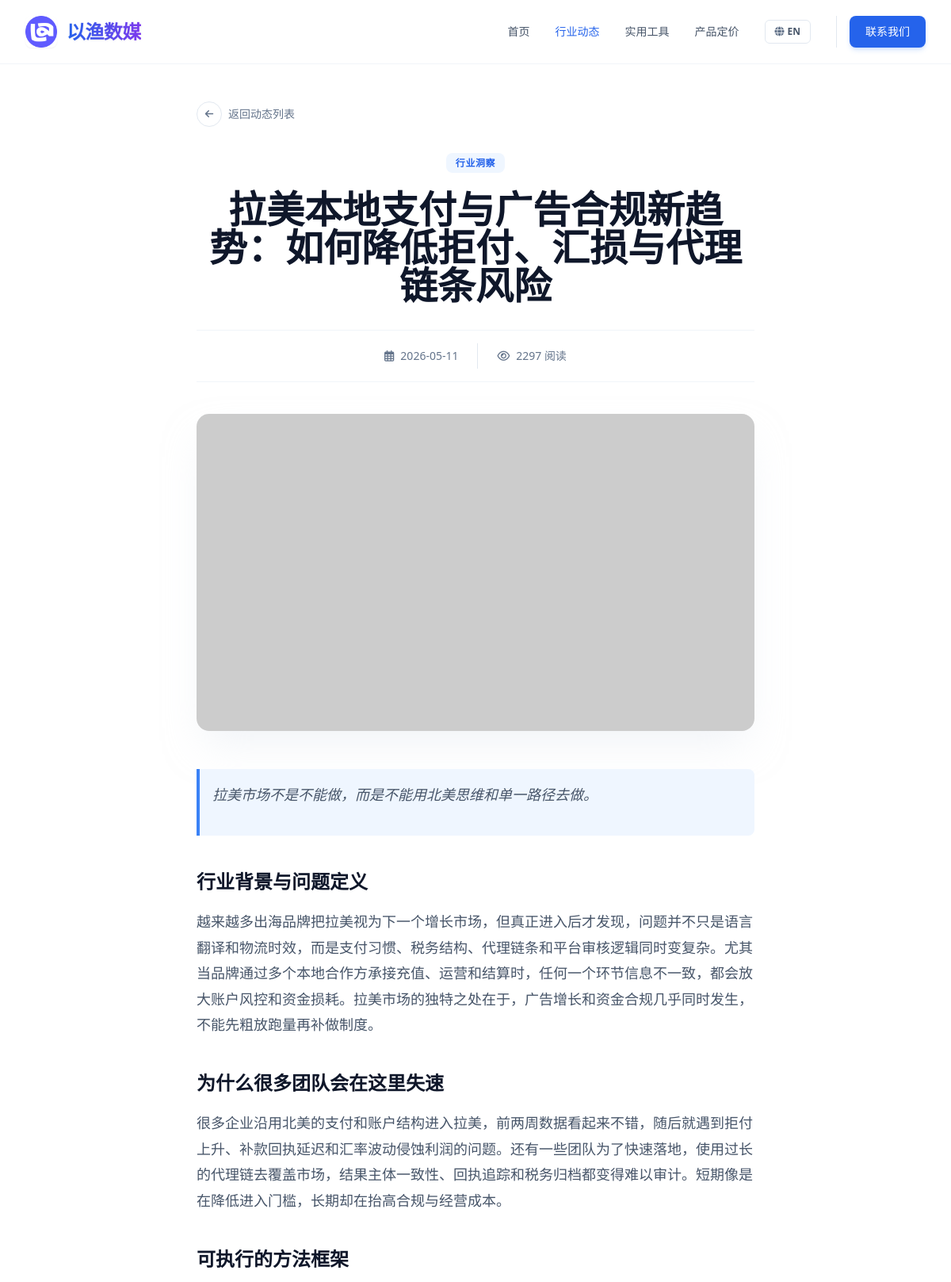
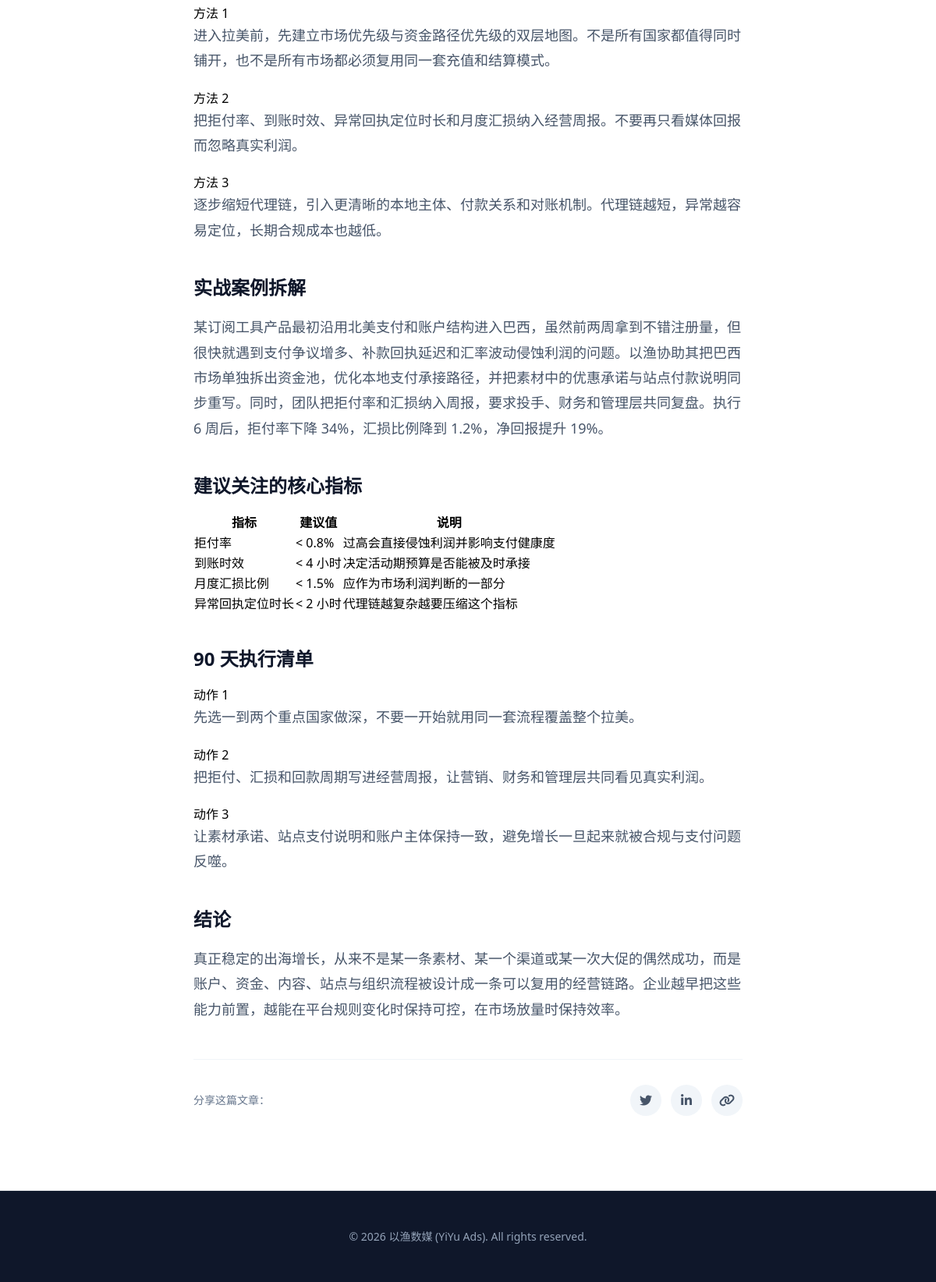
Page /article/44 on the committed database (2 pictures, top to bottom).
### tables this page shows
CREATE TABLE articles (
            id INTEGER PRIMARY KEY AUTOINCREMENT,
            category_id TEXT NOT NULL,
            title TEXT NOT NULL,
            summary TEXT NOT NULL,
            content TEXT NOT NULL,
            date TEXT NOT NULL,
            views INTEGER DEFAULT 0,
            image TEXT NOT NULL
        , seo_keywords TEXT DEFAULT '', seo_score INTEGER DEFAULT 0, title_en TEXT DEFAULT '', summary_en TEXT DEFAULT '', content_en TEXT DEFAULT '', title_vi TEXT DEFAULT "", summary_vi TEXT DEFAULT "", content_vi TEXT DEFAULT "");

### app.py (the view)
@app.route('/article/<int:article_id>')
def article_detail(article_id):
    db = get_db()
    cur = db.cursor()
    cur.execute('SELECT * FROM articles WHERE id = ?', (article_id,))
    article = cur.fetchone()
    if article is None:
        return "Article not found", 404
    return render_template('article_detail.html', article=dict(article))

### app.py (called while the page is built)
def get_db():
    db = getattr(g, '_database', None)
    if db is None:
        db = g._database = sqlite3.connect(DB_PATH)
        db.row_factory = sqlite3.Row
    return db

@app.teardown_appcontext
def close_connection(exception):
    db = getattr(g, '_database', None)
    if db is not None:
        db.close()

@app.after_request
def add_header(response):
    response.headers["Cache-Control"] = "no-cache, no-store, must-revalidate"
    response.headers["Pragma"] = "no-cache"
    response.headers["Expires"] = "0"
    response.headers['Cache-Control'] = 'public, max-age=0'
    return response

### templates/article_detail.html (shortened to what this page needs)
<!DOCTYPE html>
<html lang="zh-CN" x-data="appData()">
<head>
    <script src="https://cdn.tailwindcss.com"></script>
    <link href="https://cdnjs.cloudflare.com/ajax/libs/font-awesome/6.0.0/css/all.min.css" rel="stylesheet">
</head>
<body class="font-sans antialiased bg-white">
    <nav class="fixed w-full z-50 transition-all duration-300 bg-white/90 backdrop-blur-md border-b border-slate-100">
        <div class="max-w-7xl mx-auto px-4 sm:px-6 lg:px-8">
            <div class="flex justify-between h-20 items-center">
                <a href="/" class="flex-shrink-0 flex items-center gap-3 group">
                    <img src="{{ url_for('static', filename='images/logo.png') }}" alt="Logo" class="w-10 h-10 rounded-lg object-cover shadow-sm group-hover:shadow-md transition-shadow duration-300" onerror="this.src='https://ui-avatars.com/api/?name=YY&background=0D8ABC&color=fff'">
                    <span class="font-extrabold text-2xl tracking-tight bg-clip-text text-transparent bg-gradient-to-r from-blue-600 to-violet-600 drop-shadow-sm">以渔数媒</span>
                </a>
                <div class="hidden md:flex space-x-8 items-center">
                    <a href="/" class="text-sm font-medium text-slate-600 hover:text-blue-600 transition-colors" x-text="t[lang].nav.home">首页</a>
                    <a href="/articles" class="text-sm font-medium text-blue-600 transition-colors" x-text="t[lang].nav.articles">行业动态</a>
                                        <a href="/tools" class="text-sm font-medium text-slate-600 hover:text-blue-600 transition-colors" x-text="t[lang].nav.tools">实用工具</a>
<a href="/pricing" class="text-sm font-medium text-slate-600 hover:text-blue-600 transition-colors" x-text="t[lang].nav.pricing">产品定价</a>
                    <button @click="toggleLang()" class="flex items-center space-x-1 px-3 py-1.5 rounded-md border border-slate-200 hover:border-blue-400 hover:bg-slate-50 transition-all">
                        <i class="fas fa-globe text-slate-500 text-xs"></i>
                        <span class="text-xs font-bold text-slate-600" x-text="lang === 'zh' ? 'EN' : '中'"></span>
                    </button>
                    <div class="flex items-center gap-3 pl-4 border-l border-slate-200">
                        <a href="https://t.me/yiyiyiads" target="_blank" class="px-5 py-2.5 rounded-lg bg-blue-600 text-white text-sm font-medium hover:bg-blue-700 transition-all shadow-md shadow-blue-500/20" x-text="t[lang].nav.contact">联系我们</a>
                    </div>
                </div>
            </div>
        </div>
    </nav>
    <main class="pt-32 pb-24">
        <div class="max-w-3xl mx-auto px-4 sm:px-6 lg:px-8 mb-8">
            <a href="/articles" class="inline-flex items-center gap-2 text-sm font-medium text-slate-500 hover:text-blue-600 transition-colors group">
                <div class="w-8 h-8 rounded-full border border-slate-200 flex items-center justify-center group-hover:border-blue-500 group-hover:bg-blue-50 transition-all">
                    <i class="fas fa-arrow-left text-xs group-hover:-translate-x-0.5 transition-transform"></i>
                </div>
                <span x-text="t[lang].back">返回动态列表</span>
            </a>
        </div>
        <article class="max-w-3xl mx-auto px-4 sm:px-6 lg:px-8">
            <header class="mb-10 text-center">
                <div class="mb-6">
                    <span class="px-3 py-1 bg-blue-50 text-blue-600 text-xs font-bold rounded-lg uppercase tracking-wider">
                        <span x-show="lang === 'zh'">
                            {% if article.category_id == 'news' %}官方公告
                            {% elif article.category_id == 'insight' %}行业洞察
                            {% elif article.category_id == 'guide' %}投放指南
                            {% elif article.category_id == 'update' %}产品更新
                            {% else %}资讯{% endif %}
                        </span>
                    </span>
                </div>
                <h1 class="text-3xl md:text-4xl lg:text-5xl font-extrabold text-slate-900 leading-tight mb-8">
                    <span x-show="lang === 'zh'">{{ article.get('title', '') }}</span>
                </h1>
                <div class="flex items-center justify-center gap-6 text-sm text-slate-500 border-t border-b border-slate-100 py-4">
                    <div class="flex items-center gap-2">
                        <i class="far fa-calendar-alt"></i>
                        <span>{{ article.date }}</span>
                    </div>
                    <div class="flex items-center gap-2">
                        <i class="far fa-eye"></i>
                        <span>{{ article.views }} <span x-text="t[lang].reads">阅读</span></span>
                    </div>
                </div>
            </header>
            <div class="rounded-2xl overflow-hidden mb-12 shadow-2xl shadow-slate-200/50">
                <img src="{{ article.image }}" alt="Featured Image" class="w-full h-[400px] object-cover">
            </div>
            <div class="prose max-w-none" x-show="lang === 'zh'">
                {{ article.get('content', '') | markdown | safe }}
            </div>
            <div class="mt-12 pt-8 border-t border-slate-100 flex items-center justify-between">
                <div class="text-sm font-medium text-slate-500" x-text="t[lang].share">分享这篇文章：</div>
                <div class="flex gap-3">
                    <button class="w-10 h-10 rounded-full bg-slate-100 flex items-center justify-center text-slate-600 hover:bg-[#1DA1F2] hover:text-white transition-colors">
                        <i class="fab fa-twitter"></i>
                    </button>
                    <button class="w-10 h-10 rounded-full bg-slate-100 flex items-center justify-center text-slate-600 hover:bg-[#0077B5] hover:text-white transition-colors">
                        <i class="fab fa-linkedin-in"></i>
                    </button>
                    <button class="w-10 h-10 rounded-full bg-slate-100 flex items-center justify-center text-slate-600 hover:bg-[#00B489] hover:text-white transition-colors">
                        <i class="fas fa-link"></i>
                    </button>
                </div>
            </div>
        </article>
    </main>
    <footer class="bg-slate-900 py-12 border-t border-slate-800">
        <div class="max-w-7xl mx-auto px-4 sm:px-6 lg:px-8 text-center">
            <p class="text-slate-400 text-sm">
                &copy; 2026 以渔数媒 (YiYu Ads). All rights reserved.
            </p>
        </div>
    </footer>
</body>
</html>

### templates/article_detail.html (style rules this page uses)
.prose h2 { color: #0f172a; font-weight: 700; font-size: 1.5rem; margin-top: 2.5rem; margin-bottom: 1rem; }
.prose p { color: #475569; line-height: 1.8; margin-bottom: 1.25rem; font-size: 1.125rem; }
.prose blockquote { border-left: 4px solid #3b82f6; padding-left: 1rem; color: #334155; font-style: italic; background: #eff6ff; padding: 1rem; border-radius: 0 0.5rem 0.5rem 0; margin: 2rem 0; }

### rows in the picture
articles: get "拉美本地支付与广告合规新趋势：如何降低拒付、汇损与代理链条风险", date "2026-05-11", views "2297", get "拉美市场不是不能做，而是不能用北美思维和单一路径去做。 行业背景与问题定义 越来越多出海品牌把拉美视为下一个增长市场，但真正进入后才发现，问题并不只是语言翻译和物流时效，而是支付习惯、税务结构、代理链条和平台审核逻辑同时变复杂。尤其当品牌通过多个本地合作方承接充值、运营和结算时，任何一个环节信息不一致，都会放大账户风控和资金损耗。拉美市场的独特之处在于，广告增长和资金合规几乎同时发生，不能先粗放跑量再补做制度。 为什么很多团队会在这里失速 很多企业沿用北美的支付和账户结构进入拉美，前两周数据看起来不错，随后就遇到拒付上升、补款回执延迟和汇率波动侵蚀利润的问题。还有一些团队为了快速落地，使用过长的代理链去覆盖市场，结果主体一致性、回执追踪和税务归档都变得难以审计。短期像是在降低进入门槛，长期却在抬高合规与经营成本。 可执行的方法框架 方法 1 进入拉美前，先建立市场优先级与资金路径优先级的双层地图。不是所有国家都值得同时铺开，也不是所有市场都必须复用同一套充值和结算模式。 方法 2 把拒付率、到账时效、异常回执定位时长和月度汇损纳入经营周报。不要再只看媒体回报而忽略真实利润。 方法 3 逐步缩短代理链，引入更清晰的本地主体、付款关系和对账机制。代理链越短，异常越容易定位，长期合规成本也越低。 实战案例拆解…"
